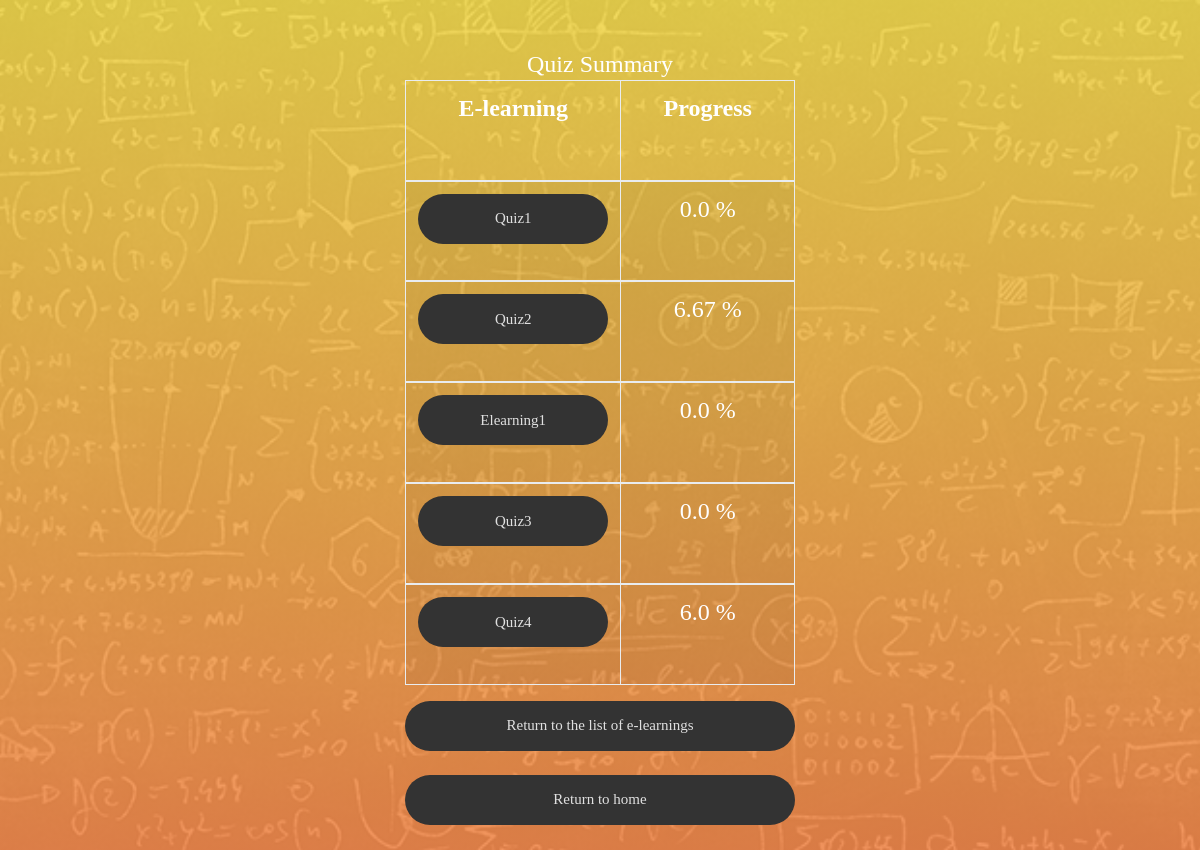
Screenshot of /quiz/progress/ (signed in) with the database file from the repository.
### quiz/models.py (models this page shows, shortened)
@python_2_unicode_compatible
class Quiz(models.Model):
    title = models.CharField(
        verbose_name=_("Title"),
        max_length=60, blank=False)
    description = models.TextField(
        verbose_name=_("Description"),
        blank=True, help_text=_("a description of the quiz"))
    url = models.SlugField(
        max_length=60, blank=False,
        help_text=_("a user friendly url"),
        verbose_name=_("user friendly url"))
    category = models.ForeignKey(
        Category, null=True, blank=True,
        verbose_name=_("Category"), on_delete=models.DO_NOTHING)
    random_order = models.BooleanField(
        blank=False, default=False,
        verbose_name=_("Random Order"),
        help_text=_("Display the questions in "
                    "a random order or as they "
                    "are set?"))
    max_questions = models.PositiveIntegerField(
        blank=True, null=True, verbose_name=_("Max Questions"),
        help_text=_("Number of questions to be answered on each attempt."))
    answers_at_end = models.BooleanField(
        blank=False, default=False,
        help_text=_("Correct answer is NOT shown after question."
                    " Answers displayed at the end."),
        verbose_name=_("Answers at end"))
    exam_mode = models.BooleanField(
        blank=False, default=False,
        help_text=_("Exam result show."
                    "Progress Report show."),
        verbose_name=_("Exam mode"))
    e_learning = models.BooleanField(
        blank=False, default=False,
        help_text=_("E Learning ."),
        verbose_name=_("e_learning"))
    single_attempt = models.BooleanField(
        blank=False, default=False,
        help_text=_("If yes, only one attempt by"
                    " a user will be permitted."
                    " Non users cannot sit this exam."),
        verbose_name=_("Single Attempt"))
    pass_mark = models.SmallIntegerField(
        blank=True, default=0,
        verbose_name=_("Pass Mark"),
        help_text=_("Percentage required to pass exam."),
        validators=[MaxValueValidator(100)])
    success_text = models.TextField(
        blank=True, help_text=_("Displayed if user passes."),
        verbose_name=_("Success Text"))
    fail_text = models.TextField(
        verbose_name=_("Fail Text"),
        blank=True, help_text=_("Displayed if user fails."))
    draft = models.BooleanField(
        blank=True, default=False,
        verbose_name=_("Draft"),
        help_text=_("If yes, the quiz is not displayed"
                    " in the quiz list and can only be"
                    " taken by users who can edit"
                    " quizzes."))
    class Meta:
        verbose_name = _("Quiz")
        verbose_name_plural = _("Quizzes")
    def __str__(self):
        return self.title

### quiz/views.py (the view)
class QuizUserProgressView(TemplateView):
    template_name = 'progress.html'
    @method_decorator(login_required)
    def dispatch(self, request, *args, **kwargs):
        return super(QuizUserProgressView, self)\
            .dispatch(request, *args, **kwargs)
    def get(self, request, *args, **kwargs):
        context = super(QuizUserProgressView, self).get_context_data(**kwargs)
        progress, c = Progress.objects.get_or_create(user=self.request.user)
        context['cat_scores'] = progress.list_all_cat_scores
        context['exams'] = progress.show_exams()
        progress_report=progress_reports(self.request)
        context={'progress_report':progress_report}
        return render(request, self.template_name, context)

### quiz/models.py (called while the page is built)
    def show_exams(self):
        return Sitting.objects.filter(user=self.user, complete=True)

### quiz/templates/progress.html (shortened to what this page needs)
{% extends "base2.html" %}
{% load i18n %}
{% load static %}
{% load quiz_tags %}
{% block body %}
<div class="limiter">
  <div class="container-login100"  style="background-image: url('{% static 'images/img-01.jpg' %}');">
    <div class="wrap-login100 p-t-30 p-b-10">
    <span class="login100-form-title p-t-5 p-b-1"> Quiz Summary </span>
          {% if progress_report %}
          <table class="table table-bordered table-striped">
      		  <thead>
      			<tr>
      			  <th><span class="login100-form-title p-t-1 p-b-45"> E-learning</span></th>
              <th><span class="login100-form-title p-t-1 p-b-45"> Progress</span></th>
      			</tr>
      		  </thead>
      		  {% for c in progress_report %}
      		  <tbody>
        		<tr>
      			  <td>
                <a href="{% url 'quiz_start_page' c.quiz.url %}" class="login100-form-btn">{{ c.quiz }} </a>
                <td><span class="login100-form-title p-t-1 p-b-45">{{ c.quiz_report }}  % </span></td>
      			</tr>
	</tbody>
	{% endfor %}
  </table>
  {% endif %}
    <a href= "{% url 'quiz_index' %}" class="login100-form-btn" >Return to the list of e-learnings</a>
    <br>
    <a href= "{% url 'index' %}" class="login100-form-btn" >Return to home</a>
    </div>
  </div>
</div>
{% endblock %}

### fileloader/static/css/main.css (style rules this page uses)
* { margin: 0px; padding: 0px; box-sizing: border-box; }
body, html { height: 100%; font-family: Montserrat-Regular, sans-serif; }
a { font-family: Montserrat-Regular; font-size: 14px; line-height: 1.7; color: #666666; margin: 0px; transition: all 0.4s; -webkit-transition: all 0.4s; -o-transition: all 0.4s; -moz-transition: all 0.4s; }
.limiter { width: 100%; margin: 0 auto; }
.container-login100 { width: 100%; min-height: 100vh; display: -webkit-box; display: -webkit-flex; display: -moz-box; display: -ms-flexbox; display: flex; flex-wrap: wrap; justify-content: center; align-items: center; padding: 15px; background-repeat: no-repeat; background-size: cover; background-position: center; position: relative; z-index: 1; }
.container-login100::before { content: ""; display: block; position: absolute; z-index: -1; width: 100%; height: 100%; top: 0; left: 0; background: #F0884C; background: -webkit-linear-gradient(bottom, #F0884C, #F0D74C); background: -o-linear-gradient(bottom, #F0884C, #F0D74C); background: -moz-linear-gradient(bottom, #F0884C, #F0D74C); background: linear-gradient(bottom, #F0884C, #F0D74C); opacity: 0.9; }
.wrap-login100 { width: 390px; background: transparent; }
.login100-form-title { font-family: Montserrat-ExtraBold; font-size: 24px; color: #fff; line-height: 1.2; text-align: center; width: 100%; display: block; }
.login100-form-btn { font-family: Montserrat-Bold; font-size: 15px; line-height: 1.5; color: #e0e0e0; width: 100%; height: 50px; border-radius: 25px; background: #333333; display: -webkit-box; display: -webkit-flex; display: -moz-box; display: -ms-flexbox; display: flex; justify-content: center; align-items: center; padding: 0 25px; -webkit-transition: all 0.4s; -o-transition: all 0.4s; -moz-transition: all 0.4s; transition: all 0.4s; position: relative; z-index: 1; }
.login100-form-btn::before { content: ""; display: block; position: absolute; z-index: -1; width: 100%; height: 100%; border-radius: 25px; top: 0; left: 0; background: #F0884C; background: -webkit-linear-gradient(bottom, #F0884C, #F0D74C); background: -o-linear-gradient(bottom, #F0884C, #F0D74C); background: -moz-linear-gradient(bottom, #F0884C, #F0D74C); background: linear-gradient(bottom, #F0884C, #F0D74C); -webkit-transition: all 0.4s; -o-transition: all 0.4s; -moz-transition: all 0.4s; transition: all 0.4s; opacity: 0; }

### rows the page displays
Quiz: quiz "Quiz1", quiz_report "0.0"
Quiz: quiz "Quiz2", quiz_report "6.67"
Quiz: quiz "Elearning1", quiz_report "0.0"
Quiz: quiz "Quiz3", quiz_report "0.0"
Quiz: quiz "Quiz4", quiz_report "6.0"
